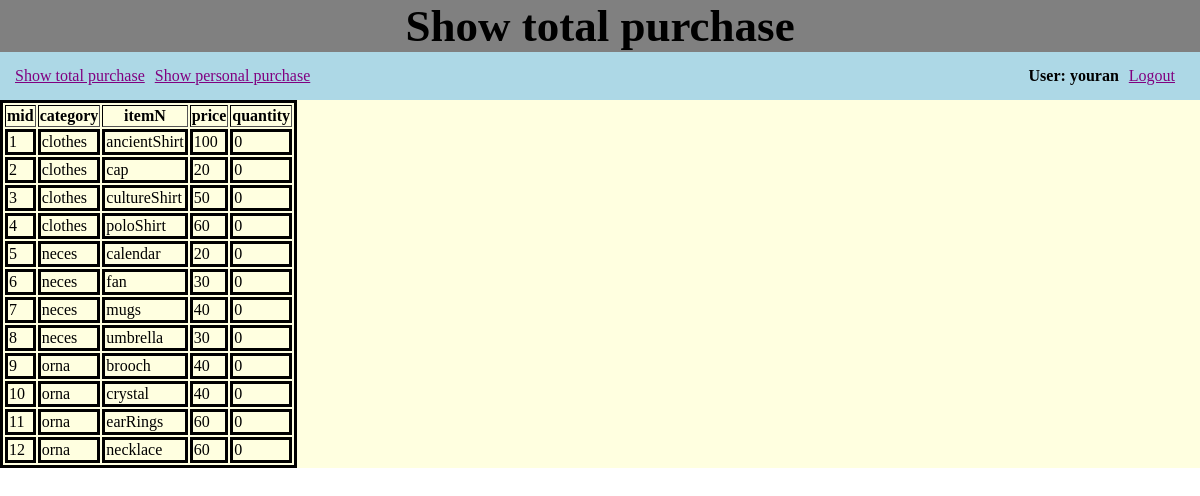
The app's page /total.php (signed in) with its own data.
### tables this page shows
CREATE TABLE `purchase` (
  `mid` int(5) NOT NULL,
  `category` varchar(10) NOT NULL,
  `itemN` varchar(12) NOT NULL,
  `price` int(6) NOT NULL,
  `quantity` int(3) NOT NULL
);

### total.php (the view, shortened to what this page needs)
<?php
include "connection_bcrab.php";
?>
<!DOCTYPE html>
<html>
<head>
    <link rel="stylesheet" href="css/style.css">
</head>
<body>
    <div>
        <nav>
            <h1 id="pageTitle">Show total purchase</h1>
            <ul>
                <li><a href="total.php">Show total purchase</a></li>
                <li><a href="personal.php">Show personal purchase</a></li>
                <li id="loginStatus">
                    <?php
                    if (isset($_SESSION["username"])) {
                        echo "User: " . $_SESSION["username"];
                        echo '<li><a href="logout.php">Logout</a></li>';
                    } else {
                        echo "Not logged in";
                    }
                    ?>
                </li>
            </ul>
        </nav>
        <div id="outline">
            <?php
            $sql = "SELECT * FROM purchase";
            $result = $conn->query($sql);
            if ($result->num_rows > 0) {
                echo "<table id='imgTable' border='1'>";
                $row = $result->fetch_assoc();
                echo "<tr>";
                foreach ($row as $key => $value) {
                    echo "<th>" . htmlspecialchars($key) . "</th>";
                }
                echo "</tr>";
                echo "<tr>";
                foreach ($row as $value) {
                    echo "<td>" . htmlspecialchars($value) . "</td>";
                }
                echo "</tr>";
                while ($row = $result->fetch_assoc()) {
                    echo "<tr>";
                    foreach ($row as $value) {
                        echo "<td>" . htmlspecialchars($value) . "</td>";
                    }
                    echo "</tr>";
                }
                echo "</table>";
            } else {
                echo "No purchase records found.";
            }
            ?>
        </div>
    </div>
</body>
</html>

### css/style.css (style rules this page uses)
body { margin: 0; padding: 0; }
h1, h2, ul, p { margin: 0; padding: 0; }
nav { margin: 0; padding: 0; }
#pageTitle { text-align: center; font-family: serif; font-size: 45px; color: black; background-color: gray; padding: 0; }
nav ul { list-style-type: none; background-color: lightblue; padding: 15px; }
nav li { display: inline; margin-right: 10px; }
nav li a:link { color: purple; }
#outline { display: flex; margin: 0; padding: 0; background-color: lightyellow; }
#imgTable { border: 3px solid black; }
#imgTable td { border: 3px solid black; }
nav ul { display: flex; align-items: center; }
#loginStatus { margin-left: auto; font-weight: bold; }

### records on screen
purchase: mid "1", category "clothes", itemN "ancientShirt", price "100", quantity "0"
purchase: mid "2", category "clothes", itemN "cap", price "20", quantity "0"
purchase: mid "3", category "clothes", itemN "cultureShirt", price "50", quantity "0"
purchase: mid "4", category "clothes", itemN "poloShirt", price "60", quantity "0"
purchase: mid "5", category "neces", itemN "calendar", price "20", quantity "0"
purchase: mid "6", category "neces", itemN "fan", price "30", quantity "0"
purchase: mid "7", category "neces", itemN "mugs", price "40", quantity "0"
purchase: mid "8", category "neces", itemN "umbrella", price "30", quantity "0"
purchase: mid "9", category "orna", itemN "brooch", price "40", quantity "0"
purchase: mid "10", category "orna", itemN "crystal", price "40", quantity "0"
purchase: mid "11", category "orna", itemN "earRings", price "60", quantity "0"
purchase: mid "12", category "orna", itemN "necklace", price "60", quantity "0"

### other values on screen
$_SESSION["username"] "youran"
$key "mid"
$key "category"
$key "itemN"
$key "price"
$key "quantity"
